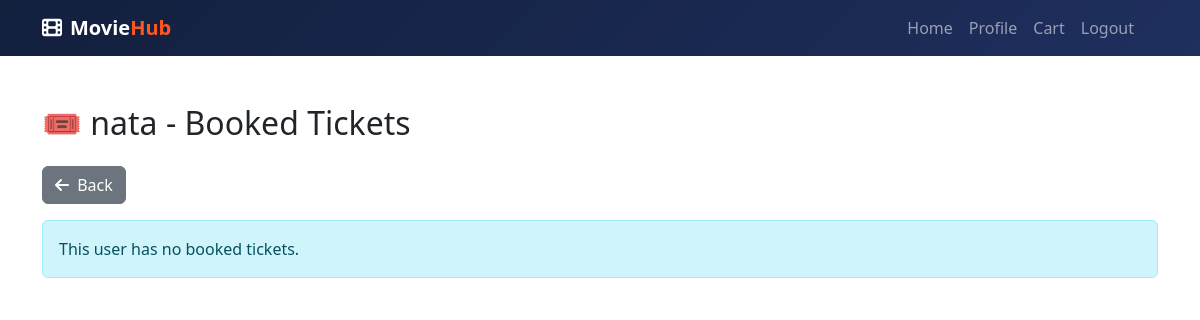
/user/2/orders (signed in), run on an earlier commit of the app's database.
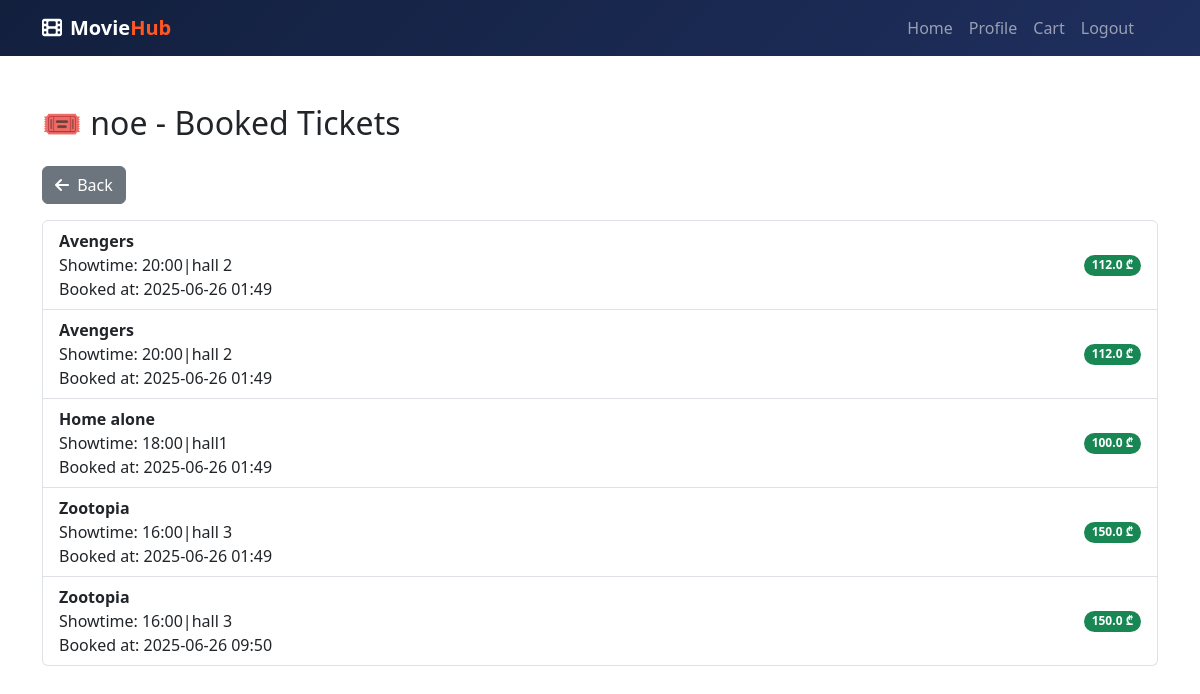
And on a later commit of the database.
### app.py (models this page shows)
class User(db.Model, UserMixin):
    id = db.Column(db.Integer, primary_key=True)
    name = db.Column(db.String(100))
    age = db.Column(db.Integer)
    email = db.Column(db.String(150), unique=True, nullable=False)
    password = db.Column(db.String(150), nullable=False)
    image = db.Column(db.String(100), default="default.png")
    balance = db.Column(db.Float, default=1000)
    role = db.Column(db.String(10), default='user')

class Order(db.Model):
    id = db.Column(db.Integer, primary_key=True)
    user_id = db.Column(db.Integer, db.ForeignKey('user.id'), nullable=False)
    movie_id = db.Column(db.Integer, db.ForeignKey('movie.id'), nullable=False)
    timestamp = db.Column(db.DateTime, default=datetime.utcnow)
    quantity = db.Column(db.Integer, default=1, nullable=False)
    user = db.relationship('User', backref='orders')
    movie = db.relationship('Movie')

class Movie(db.Model):
    id = db.Column(db.Integer, primary_key=True)
    title = db.Column(db.String(100))
    description = db.Column(db.Text)
    price = db.Column(db.Float)
    showtime = db.Column(db.String(100))
    image = db.Column(db.String(100), default="default_movie.png")
    available = db.Column(db.Boolean, default=True)

### app.py (the view)
@app.route("/user/<int:user_id>/orders")
@login_required
def user_orders(user_id):
    if current_user.role == "user":
        return "დაშვება მხოლოდ ადმინისტრატორისთვის", 403
    user = User.query.get_or_404(user_id)
    orders = Order.query.filter_by(user_id=user.id).all()
    return render_template("user_orders.html", user=user, orders=orders)

### app.py (called while the page is built)
@login_manager.user_loader
def load_user(user_id):
    return User.query.get(int(user_id))

### templates/user_orders.html (shortened to what this page needs)
{% extends 'base.html' %}
{% block content %}
<div class="container mt-5">
    <h2 class="mb-4">🎟️ {{ user.name }} - Booked Tickets</h2>
    <a href="{{ url_for('users') }}" class="btn btn-secondary mb-3">
        <i class="fa-solid fa-arrow-left me-1"></i> Back
    </a>
    {% if orders %}
        <ul class="list-group">
            {% for order in orders %}
            <li class="list-group-item d-flex justify-content-between align-items-center">
                <div>
                    <strong>{{ order.movie.title }}</strong><br>
                    Showtime: {{ order.movie.showtime }}<br>
                    Booked at: {{ order.timestamp.strftime('%Y-%m-%d %H:%M') }}
                </div>
                <span class="badge bg-success rounded-pill">
                    {{ order.movie.price * order.quantity }} ₾
                </span>
            </li>
            {% endfor %}
        </ul>
    {% else %}
        <div class="alert alert-info">
            This user has no booked tickets.
        </div>
    {% endif %}
</div>
{% endblock %}

What changed in the data, as far as the page shows it:
changed User: name "nata" → "noe"
added Order: movie "Avengers", movie.showtime "20:00|hall 2", timestamp "2025-06-26 01:49", order.movie.price*order.quantity "112.0"
added Order: movie "Avengers", movie.showtime "20:00|hall 2", timestamp "2025-06-26 01:49", order.movie.price*order.quantity "112.0"
added Order: movie "Home alone", movie.showtime "18:00|hall1", timestamp "2025-06-26 01:49", order.movie.price*order.quantity "100.0"
added Order: movie "Zootopia", movie.showtime "16:00|hall 3", timestamp "2025-06-26 01:49", order.movie.price*order.quantity "150.0"
added Order: movie "Zootopia", movie.showtime "16:00|hall 3", timestamp "2025-06-26 09:50", order.movie.price*order.quantity "150.0"
Also different on the page:
text no longer shown: "This user has no booked tickets."
